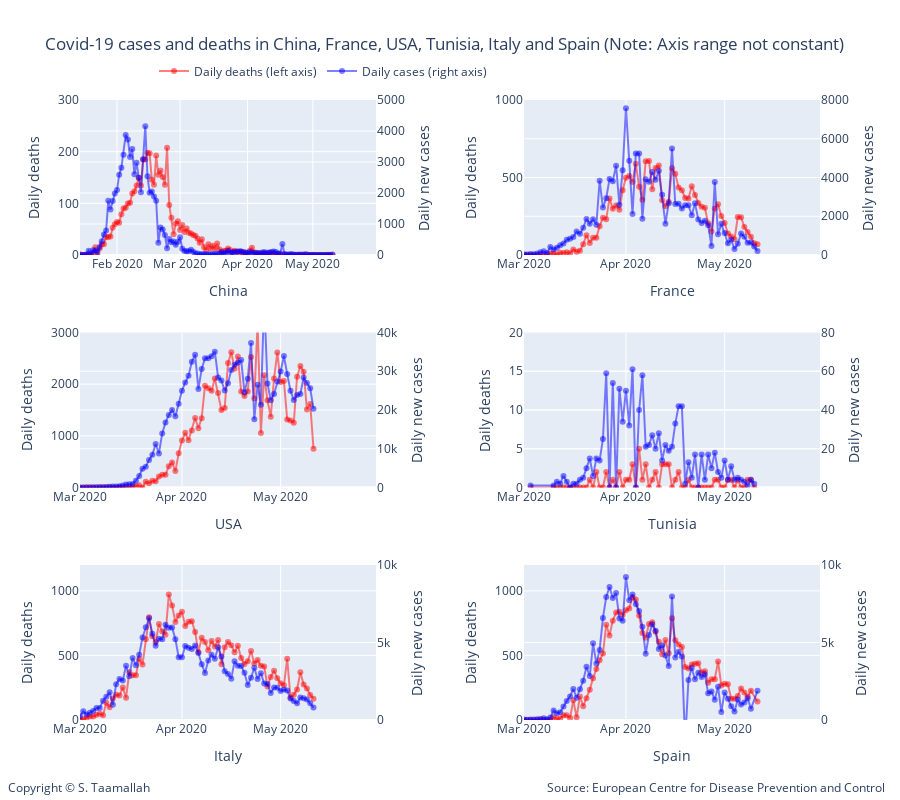

The notebook cell this image was saved under:
### Markdown cell above
<a id="four"></a>
# 4 - Cases and deaths in China, France, USA, Tunisia, Italy and Spain

### Code cell
#plotting number of cases and number of deaths for different countries
# all charts using same scale for ease of comparison
# number of death are on the left y-axis. 

# Add traces
trace1 = go.Scatter(
        x=df_china.index, 
        y=df_china['deaths'],
        mode='lines+markers',
        name='Daily deaths (left axis)',
        line_color='rgba(256, 0, 0, .5)',
)
trace2 = go.Scatter(
        x=df_china.index, 
        y=df_china['cases'],
        mode='lines+markers',
        name='Daily cases (right axis)',
        line_color='rgba(0, 0, 256, .5)',
        yaxis='y2'
)
trace3 = go.Scatter(
        x=df_france.index, 
        y=df_france['deaths'],
        mode='lines+markers',
        name='Daily deaths',
        showlegend=False,
        line_color='rgba(256, 0, 0, .5)',
        xaxis='x2',
        yaxis='y3'
)
trace4 = go.Scatter(
        x=df_france.index, 
        y=df_france['cases'],
        mode='lines+markers',
        name='Daily cases',
        line_color='rgba(0, 0, 256, .5)',
        xaxis='x2',
        yaxis='y4',
        showlegend=False,
)
trace5 = go.Scatter(
        x=df_usa.index, 
        y=df_usa['deaths'],
        mode='lines+markers',
        name='Daily deaths',
        line_color='rgba(256, 0, 0, .5)',
        xaxis='x3',
        yaxis='y5',
        showlegend=False,
)
trace6 = go.Scatter(
        x=df_usa.index, 
        y=df_usa['cases'],
        mode='lines+markers',
        name='Daily cases',
        line_color='rgba(0, 0, 256, .5)',
        xaxis='x3',
        yaxis='y6',
        showlegend=False,
)
trace7 = go.Scatter(
        x=df_tunisia.index, 
        y=df_tunisia['deaths'],
        mode='lines+markers',
        name='Daily deaths',
        line_color='rgba(256, 0, 0, .5)',
        xaxis='x4',
        yaxis='y7',
        showlegend=False,
)
trace8 = go.Scatter(
        x=df_tunisia.index, 
        y=df_tunisia['cases'],
        mode='lines+markers',
        name='Daily cases',
        line_color='rgba(0, 0, 256, .5)',
        xaxis='x4',
        yaxis='y8',
        showlegend=False,
)


trace9 = go.Scatter(
        x=df_italy.index, 
        y=df_italy['deaths'],
        mode='lines+markers',
        name='Daily deaths',
        line_color='rgba(256, 0, 0, .5)',
        xaxis='x5',
        yaxis='y9',
        showlegend=False,
)

trace10 = go.Scatter(
        x=df_italy.index, 
        y=df_italy['cases'],
        mode='lines+markers',
        name='Daily cases',
        line_color='rgba(0, 0, 256, .5)',
        xaxis='x5',
        yaxis='y10',
        showlegend=False,
)

trace11 = go.Scatter(
        x=df_spain.index, 
        y=df_spain['deaths'],
        mode='lines+markers',
        name='Daily deaths',
        line_color='rgba(256, 0, 0, .5)',
        xaxis='x6',
        yaxis='y11',
        showlegend=False,
)
trace12 = go.Scatter(
        x=df_spain.index, 
        y=df_spain['cases'],
        mode='lines+markers',
        name='Daily cases',
        line_color='rgba(0, 0, 256, .5)',
        xaxis='x6',
        yaxis='y12',
        showlegend=False,
)

data = [trace1, trace2, trace3, trace4, trace5, trace6, trace7, trace8, trace9, trace10, trace11, trace12]

layout = go.Layout(
    title='Covid-19 cases and deaths in China, France, USA, Tunisia, Italy and Spain (Note: Axis range not constant)',
    legend=dict(x=.1, y=1.07, orientation="h"), 
    width=900,
    height=800,
    
    annotations=[
        dict(
            x=1.09,
            y=-0.125,
            showarrow=False,
            text='Source: European Centre for Disease Prevention and Control',
            xref='paper',
            yref='paper'
        ),
        
        dict(
            x=-0.1,
            y=-0.125,
            showarrow=False,
            text='Copyright © S. Taamallah ',
            xref='paper',
            yref='paper'
        )
    ],
    
    # Top left
    xaxis=dict(
        title='China',
        domain=[0, 0.4],
        range=['2020-01-15', '2020-05-30'],
    ),
    yaxis=dict(
        title='Daily deaths',
        #type='log',
        range=[0,300],
        domain=[0.75, 1],
        anchor='x'
    ),
    yaxis2=dict(
        title = 'Daily new cases',
        #type='log',
        range=[0,5000],
        overlaying='y',
        side='right'
    ),
    

    # Top right
    xaxis2=dict(
        title='France',
        range=['2020-03-01', '2020-05-30'],
        domain=[0.6, 1.0],
        anchor='y3'
    ),
    yaxis3=dict(
        #type='log',
        title = 'Daily deaths',
        domain=[0.75, 1],
        anchor='x2',
        range=[0,1000],

    ),
    yaxis4=dict(
        title = 'Daily new cases',
        domain=[0.6, 1.0],
        overlaying='y3',
        range=[0,8000],
        side='right',
        anchor='x2'
    ),

    # middle left
    xaxis3=dict(
        title='USA',
        range=['2020-03-01', '2020-05-30'],
        domain=[0, 0.4],
        anchor='y5'
    ),
    yaxis5=dict(
        #type='log',
        title = 'Daily deaths',
        domain=[0.375, 0.625],
        range=[0,3000],
        anchor='x3'
    ),
    yaxis6=dict(
        title = 'Daily new cases',
        domain=[0.375, 0.625],
        overlaying='y5',
        range=[0,40000],
        side='right',
        anchor='x3'
    ),

    # middle right
    xaxis4=dict(
        title='Tunisia',
        range=['2020-03-01', '2020-05-30'],
        domain=[0.6, 1.0],
        anchor='y7'
    ),
    yaxis7=dict(
        #type='log',
        title = 'Daily deaths',
        domain=[0.375, 0.625],
        range=[0,20],
        anchor='x4'
    ),
    yaxis8=dict(
        title = 'Daily new cases',
        domain=[0.375, 0.625],
        overlaying='y7',
        range=[0,80],
        side='right',
        anchor='x4'
    ),
    
    # Bottom left
    xaxis5=dict(
        title='Italy',
        range=['2020-03-01', '2020-05-30'],
        domain=[0, 0.4],
        anchor='y9'
    ),
    yaxis9=dict(
        #type='log',
        title = 'Daily deaths',
        domain=[0, 0.25],
        range=[0,1200],
        anchor='x5'
    ),
    yaxis10=dict(
        title = 'Daily new cases',
        domain=[0, 0.25],
        overlaying='y9',
        range=[0,10000],
        side='right',
        anchor='x5'
    ),
    
    # Bottom bottom right
    xaxis6=dict(
        title='Spain',
        range=['2020-03-01', '2020-05-30'],
        domain=[0.6, 1.0],
        anchor='y11'
    ),
    yaxis11=dict(
        #type='log',
        title = 'Daily deaths',
        domain=[0, 0.25],
        range=[0,1200],
        anchor='x6'
    ),
    yaxis12=dict(
        title = 'Daily new cases',
        domain=[0, 0.25],
        overlaying='y11',
        range=[0,10000],
        side='right',
        anchor='x6'
    )
    
)

    
fig = go.Figure(data=data, layout=layout)


fig.show()


#py.plot(data, filename = 'basic-line', auto_open=True)
#py.plot(data, filename='privacy-public', sharing='public')

from plotly.offline import plot
plot(fig, filename="STaamallah_covid19_analysis_chart_4_20200503.html", auto_open = False)

#from IPython.display import HTML, display
#display(HTML('STaamallah_covid19_analysis_chart_4_20200403.html'), metadata=dict(isolated=False))

### Figure 1 — Plotly figure (JSON) as saved in the notebook; plotly's stock layout.template omitted (floating-point values rounded to 4 significant figures; data arrays with more than 128 entries replaced by an {"elided": "..."} marker saying what was removed)
{"data": [{"line": {"color": "rgba(256, 0, 0, .5)"}, "mode": "lines+markers", "name": "Daily deaths (left axis)", "type": "scatter", "x": {"elided": "132 str values"}, "y": {"elided": "132 float values"}}, {"line": {"color": "rgba(0, 0, 256, .5)"}, "mode": "lines+markers", "name": "Daily cases (right axis)", "type": "scatter", "x": {"elided": "132 str values"}, "y": {"elided": "132 int values"}, "yaxis": "y2"}, {"line": {"color": "rgba(256, 0, 0, .5)"}, "mode": "lines+markers", "name": "Daily deaths", "showlegend": false, "type": "scatter", "x": {"elided": "133 str values"}, "xaxis": "x2", "y": {"elided": "133 int values"}, "yaxis": "y3"}, {"line": {"color": "rgba(0, 0, 256, .5)"}, "mode": "lines+markers", "name": "Daily cases", "showlegend": false, "type": "scatter", "x": {"elided": "133 str values"}, "xaxis": "x2", "y": {"elided": "133 int values"}, "yaxis": "y4"}, {"line": {"color": "rgba(256, 0, 0, .5)"}, "mode": "lines+markers", "name": "Daily deaths", "showlegend": false, "type": "scatter", "x": {"elided": "133 str values"}, "xaxis": "x3", "y": {"elided": "133 int values"}, "yaxis": "y5"}, {"line": {"color": "rgba(0, 0, 256, .5)"}, "mode": "lines+markers", "name": "Daily cases", "showlegend": false, "type": "scatter", "x": {"elided": "133 str values"}, "xaxis": "x3", "y": {"elided": "133 int values"}, "yaxis": "y6"}, {"line": {"color": "rgba(256, 0, 0, .5)"}, "mode": "lines+markers", "name": "Daily deaths", "showlegend": false, "type": "scatter", "x": ["2020-05-10T00:00:00", "2020-05-09T00:00:00", "2020-05-08T00:00:00", "2020-05-07T00:00:00", "2020-05-06T00:00:00", "2020-05-05T00:00:00", "2020-05-04T00:00:00", "2020-05-03T00:00:00", "2020-05-02T00:00:00", "2020-05-01T00:00:00", "2020-04-30T00:00:00", "2020-04-29T00:00:00", "2020-04-28T00:00:00", "2020-04-27T00:00:00", "2020-04-26T00:00:00", "2020-04-25T00:00:00", "2020-04-24T00:00:00", "2020-04-23T00:00:00", "2020-04-22T00:00:00", "2020-04-21T00:00:00", "2020-04-20T00:00:00", "2020-04-19T00:00:00", "2020-04-18T00:00:00", "2020-04-17T00:00:00", "2020-04-16T00:00:00", "2020-04-15T00:00:00", "2020-04-14T00:00:00", "2020-04-13T00:00:00", "2020-04-12T00:00:00", "2020-04-11T00:00:00", "2020-04-10T00:00:00", "2020-04-09T00:00:00", "2020-04-08T00:00:00", "2020-04-07T00:00:00", "2020-04-06T00:00:00", "2020-04-05T00:00:00", "2020-04-04T00:00:00", "2020-04-03T00:00:00", "2020-04-02T00:00:00", "2020-04-01T00:00:00", "2020-03-31T00:00:00", "2020-03-30T00:00:00", "2020-03-29T00:00:00", "2020-03-28T00:00:00", "2020-03-27T00:00:00", "2020-03-26T00:00:00", "2020-03-25T00:00:00", "2020-03-24T00:00:00", "2020-03-23T00:00:00", "2020-03-22T00:00:00", "2020-03-21T00:00:00", "2020-03-20T00:00:00", "2020-03-19T00:00:00", "2020-03-18T00:00:00", "2020-03-17T00:00:00", "2020-03-16T00:00:00", "2020-03-15T00:00:00", "2020-03-14T00:00:00", "2020-03-13T00:00:00", "2020-03-12T00:00:00", "2020-03-11T00:00:00", "2020-03-10T00:00:00", "2020-03-03T00:00:00"], "xaxis": "x4", "y": [0, 1, 1, 0, 0, 1, 0, 1, 1, 0, 0, 1, 1, 0, 0, 0, 0, 0, 0, 0, 1, 0, 0, 2, 1, 0, 3, 3, 3, 0, 2, 1, 0, 3, 1, 5, 0, 3, 1, 1, 0, 2, 0, 1, 0, 2, 0, 0, 2, 0, 1, 0, 0, 0, 0, 0, 0, 0, 0, 0, 0, 0, 0], "yaxis": "y7"}, {"line": {"color": "rgba(0, 0, 256, .5)"}, "mode": "lines+markers", "name": "Daily cases", "showlegend": false, "type": "scatter", "x": ["2020-05-10T00:00:00", "2020-05-09T00:00:00", "2020-05-08T00:00:00", "2020-05-07T00:00:00", "2020-05-06T00:00:00", "2020-05-05T00:00:00", "2020-05-04T00:00:00", "2020-05-03T00:00:00", "2020-05-02T00:00:00", "2020-05-01T00:00:00", "2020-04-30T00:00:00", "2020-04-29T00:00:00", "2020-04-28T00:00:00", "2020-04-27T00:00:00", "2020-04-26T00:00:00", "2020-04-25T00:00:00", "2020-04-24T00:00:00", "2020-04-23T00:00:00", "2020-04-22T00:00:00", "2020-04-21T00:00:00", "2020-04-20T00:00:00", "2020-04-19T00:00:00", "2020-04-18T00:00:00", "2020-04-17T00:00:00", "2020-04-16T00:00:00", "2020-04-15T00:00:00", "2020-04-14T00:00:00", "2020-04-13T00:00:00", "2020-04-12T00:00:00", "2020-04-11T00:00:00", "2020-04-10T00:00:00", "2020-04-09T00:00:00", "2020-04-08T00:00:00", "2020-04-07T00:00:00", "2020-04-06T00:00:00", "2020-04-05T00:00:00", "2020-04-04T00:00:00", "2020-04-03T00:00:00", "2020-04-02T00:00:00", "2020-04-01T00:00:00", "2020-03-31T00:00:00", "2020-03-30T00:00:00", "2020-03-29T00:00:00", "2020-03-28T00:00:00", "2020-03-27T00:00:00", "2020-03-26T00:00:00", "2020-03-25T00:00:00", "2020-03-24T00:00:00", "2020-03-23T00:00:00", "2020-03-22T00:00:00", "2020-03-21T00:00:00", "2020-03-20T00:00:00", "2020-03-19T00:00:00", "2020-03-18T00:00:00", "2020-03-17T00:00:00", "2020-03-16T00:00:00", "2020-03-15T00:00:00", "2020-03-14T00:00:00", "2020-03-13T00:00:00", "2020-03-12T00:00:00", "2020-03-11T00:00:00", "2020-03-10T00:00:00", "2020-03-03T00:00:00"], "xaxis": "x4", "y": [2, 4, 1, 3, 4, 5, 4, 11, 4, 14, 5, 8, 18, 10, 17, 4, 17, 0, 17, 5, 13, 2, 42, 42, 33, 21, 19, 22, 14, 28, 20, 27, 22, 21, 58, 40, 0, 61, 32, 50, 34, 51, 0, 54, 0, 59, 25, 14, 15, 6, 15, 10, 5, 4, 2, 2, 0, 3, 6, 2, 3, 1, 1], "yaxis": "y8"}, {"line": {"color": "rgba(256, 0, 0, .5)"}, "mode": "lines+markers", "name": "Daily deaths", "showlegend": false, "type": "scatter", "x": {"elided": "133 str values"}, "xaxis": "x5", "y": {"elided": "133 int values"}, "yaxis": "y9"}, {"line": {"color": "rgba(0, 0, 256, .5)"}, "mode": "lines+markers", "name": "Daily cases", "showlegend": false, "type": "scatter", "x": {"elided": "133 str values"}, "xaxis": "x5", "y": {"elided": "133 int values"}, "yaxis": "y10"}, {"line": {"color": "rgba(256, 0, 0, .5)"}, "mode": "lines+markers", "name": "Daily deaths", "showlegend": false, "type": "scatter", "x": {"elided": "132 str values"}, "xaxis": "x6", "y": {"elided": "132 int values"}, "yaxis": "y11"}, {"line": {"color": "rgba(0, 0, 256, .5)"}, "mode": "lines+markers", "name": "Daily cases", "showlegend": false, "type": "scatter", "x": {"elided": "132 str values"}, "xaxis": "x6", "y": {"elided": "132 int values"}, "yaxis": "y12"}], "layout": {"annotations": [{"showarrow": false, "text": "Source: European Centre for Disease Prevention and Control", "x": 1.09, "xref": "paper", "y": -0.125, "yref": "paper"}, {"showarrow": false, "text": "Copyright © S. Taamallah ", "x": -0.1, "xref": "paper", "y": -0.125, "yref": "paper"}], "height": 800, "legend": {"orientation": "h", "x": 0.1, "y": 1.07}, "title": {"text": "Covid-19 cases and deaths in China, France, USA, Tunisia, Italy and Spain (Note: Axis range not constant)"}, "width": 900, "xaxis": {"domain": [0, 0.4], "range": ["2020-01-15", "2020-05-30"], "title": {"text": "China"}, "type": "date"}, "xaxis2": {"anchor": "y3", "domain": [0.6, 1], "range": ["2020-03-01", "2020-05-30"], "title": {"text": "France"}, "type": "date"}, "xaxis3": {"anchor": "y5", "domain": [0, 0.4], "range": ["2020-03-01", "2020-05-30"], "title": {"text": "USA"}, "type": "date"}, "xaxis4": {"anchor": "y7", "domain": [0.6, 1], "range": ["2020-03-01", "2020-05-30"], "title": {"text": "Tunisia"}, "type": "date"}, "xaxis5": {"anchor": "y9", "domain": [0, 0.4], "range": ["2020-03-01", "2020-05-30"], "title": {"text": "Italy"}, "type": "date"}, "xaxis6": {"anchor": "y11", "domain": [0.6, 1], "range": ["2020-03-01", "2020-05-30"], "title": {"text": "Spain"}, "type": "date"}, "yaxis": {"anchor": "x", "domain": [0.75, 1], "range": [0, 300], "title": {"text": "Daily deaths"}, "type": "linear"}, "yaxis10": {"anchor": "x5", "domain": [0, 0.25], "overlaying": "y9", "range": [0, 10000], "side": "right", "title": {"text": "Daily new cases"}, "type": "linear"}, "yaxis11": {"anchor": "x6", "domain": [0, 0.25], "range": [0, 1200], "title": {"text": "Daily deaths"}, "type": "linear"}, "yaxis12": {"anchor": "x6", "domain": [0, 0.25], "overlaying": "y11", "range": [0, 10000], "side": "right", "title": {"text": "Daily new cases"}, "type": "linear"}, "yaxis2": {"overlaying": "y", "range": [0, 5000], "side": "right", "title": {"text": "Daily new cases"}, "type": "linear"}, "yaxis3": {"anchor": "x2", "domain": [0.75, 1], "range": [0, 1000], "title": {"text": "Daily deaths"}, "type": "linear"}, "yaxis4": {"anchor": "x2", "domain": [0.6, 1], "overlaying": "y3", "range": [0, 8000], "side": "right", "title": {"text": "Daily new cases"}, "type": "linear"}, "yaxis5": {"anchor": "x3", "domain": [0.375, 0.625], "range": [0, 3000], "title": {"text": "Daily deaths"}, "type": "linear"}, "yaxis6": {"anchor": "x3", "domain": [0.375, 0.625], "overlaying": "y5", "range": [0, 40000], "side": "right", "title": {"text": "Daily new cases"}, "type": "linear"}, "yaxis7": {"anchor": "x4", "domain": [0.375, 0.625], "range": [0, 20], "title": {"text": "Daily deaths"}, "type": "linear"}, "yaxis8": {"anchor": "x4", "domain": [0.375, 0.625], "overlaying": "y7", "range": [0, 80], "side": "right", "title": {"text": "Daily new cases"}, "type": "linear"}, "yaxis9": {"anchor": "x5", "domain": [0, 0.25], "range": [0, 1200], "title": {"text": "Daily deaths"}, "type": "linear"}}}
